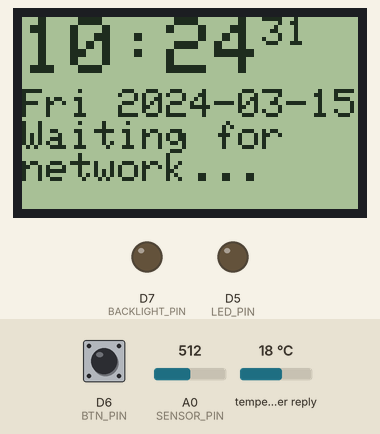
The sketch below on a simulated ESP8266 (NodeMCU). On the bench: 84×48 one-colour display, output pins drawn as LEDs (lit = HIGH). The inputs (shaded band) are chosen by the test bench; at power-on: D6 (BTN_PIN) HIGH, A0 (SENSOR_PIN) = 512, temperature in the weather reply 18 °C. WiFi joins after 1.5 s; servers stay silent unless stated; network time is answered at once with the bench clock; the local clock reads 2024-03-15 10:24:30 at power-on unless the sketch sets it; web services answer with replies made up by the test bench; what the sketch prints to the serial monitor is not drawn.

Above: at 1.2 s.
1.3 s: D6 (BTN_PIN) pulled LOW for 1 s
At 2.5 s:
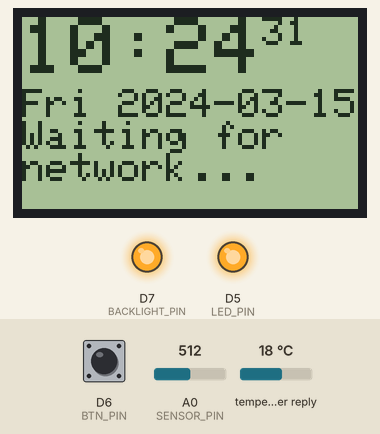
At 3.9 s:
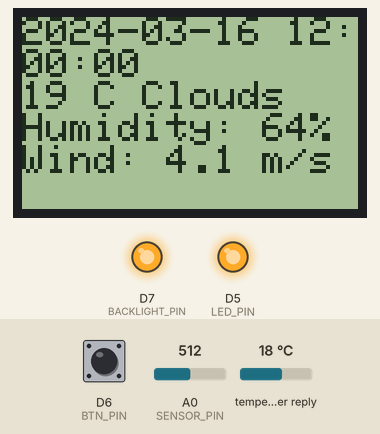
4.3 s: D6 (BTN_PIN) pulled LOW for 3.2 s
At 6.3 s:
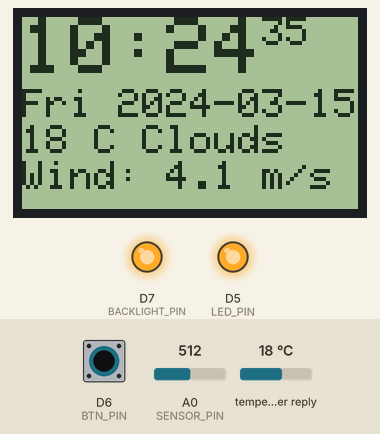
Timing chart, 0 to 23.4 s (numbered marks = the images above; inputs shaded):
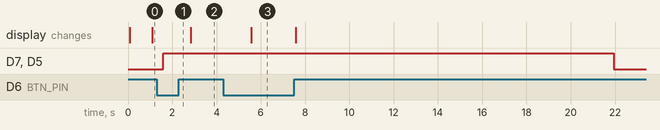

Measured:
- after the input at 1.3 s, D7 (BACKLIGHT_PIN), D5 (LED_PIN): LOW → HIGH after 0.30 s
- after the input at 4.3 s, D7 (BACKLIGHT_PIN), D5 (LED_PIN): HIGH → LOW after 17.6 s instead of 12.4 s; the display: changes after 1.3 s (image 3)

The sketch:

IoT_Desk_Clock.ino
```cpp
#include <SPI.h>
#include <Adafruit_GFX.h>
#include <Adafruit_PCD8544.h>
#include <ESP8266WiFi.h>
#include <WiFiUdp.h>
#include <WiFiClient.h>
#include <Arduino_JSON.h>
#include <ESP8266HTTPClient.h>
#include <NTPClient.h>

// CONFIGURATION OPTIONS START
const char *ssid = "REPLACE_WITH_YOUR_SSID";
const char *password = "REPLACE_WITH_YOUR_PASSWORD";
String apiKey = "REPLACE_WITH_YOUR_OPENWEATHERMAP_API";
String city = "Bucharest"; // City
String countryCode = "RO"; // ISO country code

const long utcOffsetInSeconds = 7200;  // example for UTC+2 (2h=7200s). Change timezone if needed.


// CONFIGURATION OPTIONS END

String weatherNowURL = "http://api.openweathermap.org/data/2.5/weather?q=" + city + "," + countryCode + "&APPID=" + apiKey + "&units=metric";
String weatherForecastURL = "http://api.openweathermap.org/data/2.5/forecast?q=" + city + "," + countryCode + "&cnt=9&appid=" + apiKey + "&units=metric";

char daysOfTheWeek[7][5] = { "Sun ", "Mon ", "Tue ", "Wed ", "Thu ", "Fri ", "Sat " };
String jsonBuffer;
JSONVar weatherObject;
String jsonForecastBuffer;
JSONVar weatherForecastObject;
String formattedDate, dateText;

unsigned long lastTime = 0;
unsigned long lastTime_secondScreen = 0;
unsigned long timerDelay = 120000;
unsigned long lastTime_backlight = 0;
bool backlightStatus = false;
bool manualBacklight = false;
int current_screen = 0;
bool firstTime = true;
bool firstTime_secondScreen = true;

#define LED_PIN D5
#define BTN_PIN D6
#define BACKLIGHT_PIN D7
#define SENSOR_PIN A0

Adafruit_PCD8544 display = Adafruit_PCD8544(D4, D3, D2, D1, D0);
WiFiUDP ntpUDP;
NTPClient timeClient(ntpUDP, "europe.pool.ntp.org", utcOffsetInSeconds);
WiFiClient client;

String httpGETRequest(const char *serverName) {
  WiFiClient client;
  HTTPClient http;

  // Your IP address with path or Domain name with URL path
  http.begin(client, serverName);

  // Send HTTP POST request
  int httpResponseCode = http.GET();

  String payload = "{}";

  if (httpResponseCode > 0) {
    Serial.print("HTTP Response code: ");
    Serial.println(httpResponseCode);
    payload = http.getString();
  } else {
    Serial.print("Error code: ");
    Serial.println(httpResponseCode);
  }
  // Free resources
  http.end();

  return payload;
}

void updateWeather() {
  if (WiFi.status() == WL_CONNECTED) {
    if (firstTime || ((millis() - lastTime) > timerDelay)) {
      jsonBuffer = httpGETRequest(weatherNowURL.c_str());
      weatherObject = JSON.parse(jsonBuffer);

      firstTime = false;
      lastTime = millis();
    }

    display.setCursor(0, 27);
    display.print(int(weatherObject["main"]["temp"]));

    display.print(" C");
    display.print(" ");
    display.print(String(weatherObject["weather"][0]["main"]));

    display.setCursor(0, 36);
    display.print("Wind: ");
    display.print(weatherObject["wind"]["speed"]);
    display.print(" ");
    display.print("m/s");
  } else {
    display.println("Waiting for");
    display.print("network...");
  }
}

void displayMainScreen() {
  display.clearDisplay();
  display.setTextColor(BLACK);
  display.setTextSize(2);
  display.setCursor(0, 0);

  // get and display time
  if (timeClient.getHours() < 10)
    display.print(0);
  display.print(timeClient.getHours());
  display.print(":");
  if (timeClient.getMinutes() < 10)
    display.print(0);
  display.print(timeClient.getMinutes());
  display.setTextSize(1);
  if (timeClient.getSeconds() < 10)
    display.print(0);
  display.print(timeClient.getSeconds());

  display.setCursor(0, 18);
  display.setTextSize(1);
  display.print(daysOfTheWeek[timeClient.getDay()]);

  formattedDate = timeClient.getFormattedDate();
  dateText = formattedDate.substring(0, formattedDate.indexOf("T"));
  display.print(dateText);

  // get and display weather
  updateWeather();

  display.display();
}

void displaySecondaryScreen() {
  display.clearDisplay();
  display.setTextColor(BLACK);
  display.setTextSize(1);
  display.setCursor(0, 0);

  if (WiFi.status() == WL_CONNECTED) {
    if (firstTime_secondScreen || ((millis() - lastTime_secondScreen) > timerDelay)) {
      jsonForecastBuffer = httpGETRequest(weatherForecastURL.c_str());
      weatherForecastObject = JSON.parse(jsonForecastBuffer);

      firstTime_secondScreen = false;
      lastTime_secondScreen = millis();
    }

    display.println(String(weatherForecastObject["list"][8]["dt_txt"]));

    display.print(int(weatherForecastObject["list"][8]["main"]["temp"]));
    display.print(" C ");
    display.println(String(weatherForecastObject["list"][8]["weather"][0]["main"]));

    display.print("Humidity: ");
    display.print(int(weatherForecastObject["list"][8]["main"]["humidity"]));
    display.println("%");

    display.print("Wind: ");
    display.print(weatherForecastObject["list"][8]["wind"]["speed"]);
    display.println(" m/s");
  } else {
    display.println("Waiting for");
    display.print("network...");
  }

  display.display();
}

void screenSelector() {
  if (backlightStatus && (digitalRead(BTN_PIN) == LOW)) {
    if (current_screen == 0)
      current_screen = 1;
    else
      current_screen = 0;
    delay(500);
  }

  if (current_screen == 0)
    displayMainScreen();
  if (current_screen == 1)
    displaySecondaryScreen();
}

void backlightControl() {
  if (analogRead(SENSOR_PIN) > 600) {
    digitalWrite(BACKLIGHT_PIN, HIGH);
    backlightStatus = true;
  } else if (!manualBacklight) {
    digitalWrite(BACKLIGHT_PIN, LOW);
    backlightStatus = false;
  }

  if ((digitalRead(BTN_PIN) == LOW) && (analogRead(SENSOR_PIN) <= 600)) {
    lastTime_backlight = millis();
    digitalWrite(BACKLIGHT_PIN, HIGH);
    digitalWrite(LED_PIN, HIGH);
    backlightStatus = true;
    manualBacklight = true;
    delay(500);
  }
  if (((millis() - lastTime_backlight) > 15000) && (analogRead(SENSOR_PIN) <= 600)) {
    digitalWrite(BACKLIGHT_PIN, LOW);
    digitalWrite(LED_PIN, LOW);
    backlightStatus = false;
    manualBacklight = false;
  }
}

void timekeeping() {
  timeClient.update();
}

void setup() {
  Serial.begin(115200);

  pinMode(LED_PIN, OUTPUT);
  pinMode(BTN_PIN, INPUT_PULLUP);
  pinMode(BACKLIGHT_PIN, OUTPUT);

  display.begin();
  display.setContrast(50);

  WiFi.begin(ssid, password);
  timeClient.begin();
}

void loop() {
  timekeeping();
  backlightControl();
  screenSelector();
  backlightControl();
  delay(500);
}
```
